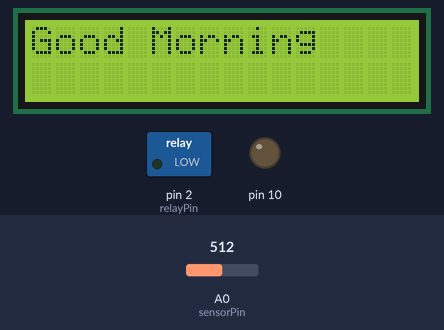
A sketch run on a simulated Arduino Uno, built with avr-gcc and run on an emulated ATmega328P. Shown: 16×2 character LCD, switched loads named in the sketch (green lamp = pin HIGH), output pins drawn as LEDs (lit = HIGH). The test bench sets the inputs (shaded band); at power-on: A0 (sensorPin) = 512. What the sketch prints to the serial monitor is not drawn.

Above: at 2.1 s.
At 5.3 s:
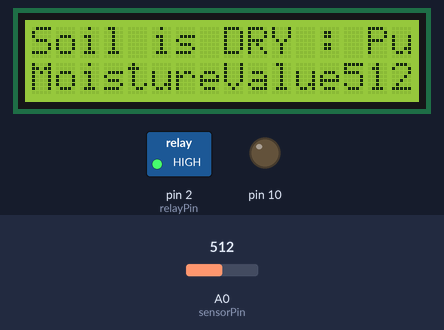
5.4 s: A0 (sensorPin) set to 489
At 7.0 s:
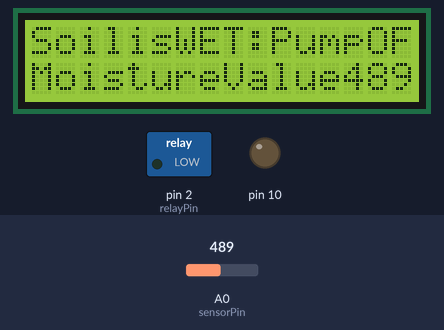
7.7 s: A0 (sensorPin) set to 510
At 8.8 s:
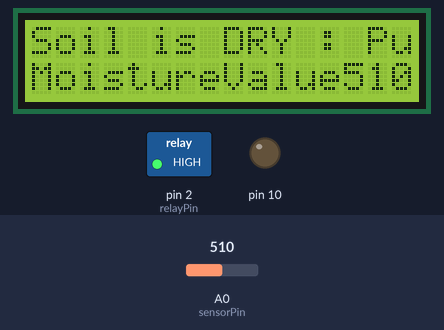
9.8 s: A0 (sensorPin) set to 490
At 10.6 s:
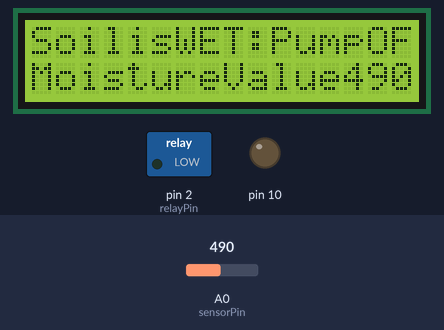
Timing chart, 0 to 12.8 s (numbered marks = the images above; inputs shaded):
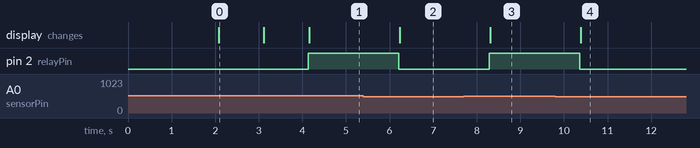

The sketch:

DisplayTest.ino
```cpp
#include <Wire.h>
#include <LiquidCrystal_I2C.h>
LiquidCrystal_I2C lcd(0x27, 16, 2);

int sensorPin = A0;    // Soil moisture sensor analog pin
int relayPin = 2;      // Relay control digital pin
int moistureValue; // Variable to store sensor value
int threshold = 500;   // Adjust this depending on soil (0-1023)

#define LCD_MOVERIGHT 0x04

void setup() {
 pinMode(A0, INPUT);
 pinMode(10, OUTPUT);
 Serial.begin(9600);
 lcd.init();
 lcd.backlight();
 delay(1000);
 lcd.clear();
 delay(1000);
 lcd.setCursor(0, 0);
 lcd.print("Good Morning ");
 Serial.println("LCD Printing...");
 delay(1000);

 pinMode(sensorPin , INPUT); //sensor pin as input
 pinMode(relayPin, OUTPUT);   // Relay pin as output
 digitalWrite(relayPin, LOW); // Ensure pump is OFF at start
 lcd.setCursor(0, 0);
 lcd.print("System Ready: Soil Moisture Monitoring...");
 Serial.println("System Ready: Soil Moisture Monitoring...");
 delay(1000);

}
void loop() {
 // Read moisture level
  moistureValue = analogRead(sensorPin);

  // Print value to Serial Monitor
  Serial.print("Moisture Value: ");
  lcd.setCursor(0, 1);
  lcd.print("MoistureValue: ");
  Serial.println(moistureValue);
  lcd.setCursor(13, 1);
  lcd.print(moistureValue);

  // Check soil condition
  if (moistureValue > threshold) {
    // Soil is dry
    digitalWrite(relayPin, HIGH); // Turn pump ON
    Serial.println("Soil is DRY : Pump ON");
    lcd.setCursor(0, 0);
    lcd.print("Soil is DRY : Pump ON");

  }
  else {
    // Soil is wet
    digitalWrite(relayPin, LOW);  // Turn pump OFF
    Serial.println("Soil is WET:Pump OFF");
    lcd.setCursor(0, 0);
    lcd.print("SoilisWET:PumpOFF");
  }

  delay(1000); // 1 second delay before next reading
}
```

Measured:
- the behaviour switches between 501 and 500 on A0 (sensorPin) (found by bisection; images 1 and 2)
- after the input at 5.4 s, pin 2 (relayPin): HIGH → LOW after 0.82 s; the display: changes after 0.83 s (image 2)
- after the input at 7.7 s, pin 2 (relayPin): LOW → HIGH after 0.59 s; the display: changes after 0.61 s (image 3)
- after the input at 9.8 s, pin 2 (relayPin): HIGH → LOW after 0.56 s; the display: changes after 0.58 s (image 4)
- what the display in image 0 shows lasts 1.0 s, from 2.1 s to 3.1 s
